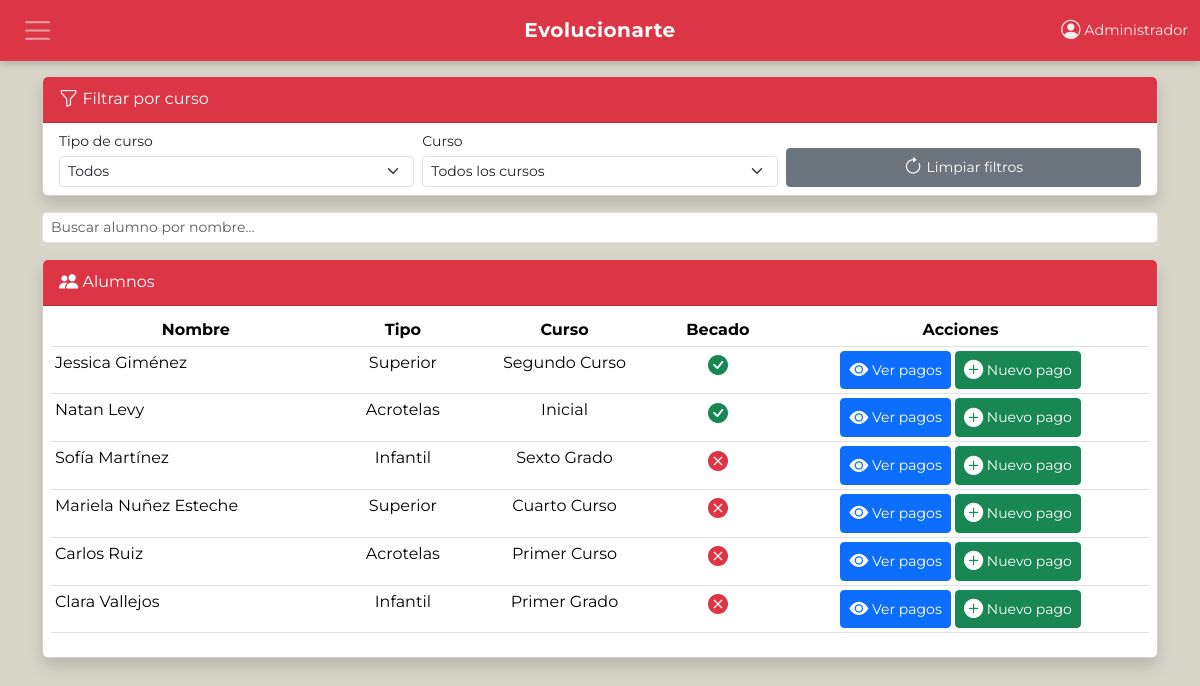
Screenshot of /secciones/pagos.php (signed in) with the database file from the repository.
### tables this page shows
CREATE TABLE IF NOT EXISTS `alumnos` (
  `id_alumno` INT NOT NULL AUTO_INCREMENT,
  `nombre` VARCHAR(100) NOT NULL,
  `apellido` VARCHAR(100) NOT NULL,
  `id_curso` INT NOT NULL,
  `anio_ingreso` YEAR NOT NULL,
  `horas_profesionales` DECIMAL(6,2) DEFAULT 0.00,
  `ci` VARCHAR(20) NOT NULL UNIQUE,
  `telefono` VARCHAR(20),
  `id_padre` INT DEFAULT NULL,
  `becado` TINYINT(1) DEFAULT 0,
  `activo` TINYINT(1) DEFAULT 1,
  `fecha_creacion` TIMESTAMP DEFAULT CURRENT_TIMESTAMP,
  PRIMARY KEY (`id_alumno`),
  FOREIGN KEY (`id_curso`) REFERENCES `cursos`(`id_curso`),
  FOREIGN KEY (`id_padre`) REFERENCES `usuarios`(`id_usuario`) ON DELETE SET NULL
);

CREATE TABLE IF NOT EXISTS `cursos` (
  `id_curso` INT NOT NULL AUTO_INCREMENT,
  `nombre` VARCHAR(100) NOT NULL,
  `tipo` ENUM('Acrotelas', 'Infantil', 'Superior') NOT NULL,
  `orden` INT NOT NULL,
  `activo` TINYINT(1) DEFAULT 1,
  PRIMARY KEY (`id_curso`)
);

### secciones/pagos.php (the view, shortened to what this page needs)
<?php
include '../includes/header.php';
include '../includes/navbar.php';
require_once '../config/db.php';
$sql = "SELECT a.*, c.nombre AS curso_nombre, c.tipo AS curso_tipo
        FROM alumnos a
        INNER JOIN cursos c ON a.id_curso = c.id_curso
        WHERE a.activo = 1";
$params = [];
$sql .= " ORDER BY a.apellido, a.nombre";
$stmt = $pdo->prepare($sql);
$stmt->execute($params);
$alumnos = $stmt->fetchAll(PDO::FETCH_ASSOC);
?>
<div class="container mt-3">
    <div class="card shadow mb-3">
        <div class="card-header bg-danger text-white py-2">
            <i class="bi bi-funnel"></i> Filtrar por curso
        </div>
        <div class="card-body py-2">
            <form method="GET" id="filtroForm">
                <div class="row g-2">
                    <div class="col-md-4 d-flex flex-column">
                        <label class="form-label mb-1 small">Tipo de curso</label>
                        <select name="tipo" id="filtroTipo" class="form-select form-select-sm" onchange="this.form.submit()">
                            <option value="">Todos</option>
                        </select>
                    </div>
                    <div class="col-md-4 d-flex flex-column">
                        <label class="form-label mb-1 small">Curso</label>
                        <select name="curso" id="filtroCurso" class="form-select form-select-sm" onchange="this.form.submit()">
                            <option value="0">Todos los cursos</option>
                        </select>
                    </div>
                    <div class="col-md-4 d-flex flex-column justify-content-end">
                        <a href="?<?= http_build_query(['tipo' => '', 'curso' => 0, 'concepto' => '']) ?>" class="btn btn-secondary btn-sm w-100">
                            <i class="bi bi-arrow-clockwise"></i> Limpiar filtros
                        </a>
                    </div>
                </div>
            </form>
        </div>
    </div>
    <div class="row g-2 mb-3">
        <div class="col-md-12">
            <input type="text" id="buscador" class="form-control form-control-sm" placeholder="Buscar alumno por nombre...">
        </div>
    </div>
    <div class="card shadow">
        <div class="card-header bg-danger text-white py-2">
            <i class="bi bi-people-fill"></i> Alumnos
        </div>
        <div class="card-body p-2">
            <?php if (empty($alumnos)): ?>
                <div class="alert alert-warning">No hay alumnos para los filtros seleccionados.</div>
            <?php else: ?>
                <div class="table-responsive">
                    <table class="table table-hover table-sm" id="tablaAlumnos">
                        <thead class="text-center">
                            <tr>
                                <th>Nombre</th>
                                <th>Tipo</th>
                                <th>Curso</th>
                                <th>Becado</th>
                                <th>Acciones</th>
                            </tr>
                        </thead>
                        <tbody>
                            <?php foreach ($alumnos as $alumno): ?>
                                <tr>
                                    <td class="nombre-alumno"><?= htmlspecialchars($alumno['nombre'] . ' ' . $alumno['apellido']) ?></td>
                                    <td class="text-center"><?= htmlspecialchars($alumno['curso_tipo']) ?></td>
                                    <td class="text-center"><?= htmlspecialchars($alumno['curso_nombre']) ?></td>
                                    <td class="text-center">
                                        <?= $alumno['becado'] ? '<i class="bi bi-check-circle-fill text-success fs-5"></i>' : '<i class="bi bi-x-circle-fill text-danger fs-5"></i>' ?>
                                    </td>
                                    <td class="text-center">
                                        <button class="btn btn-primary btn-sm" onclick="verPagos(<?= $alumno['id_alumno'] ?>)">
                                            <i class="bi bi-eye-fill"></i>
                                            <span class="d-none d-sm-inline">Ver pagos</span>
                                        </button>
                                        <button class="btn btn-success btn-sm" data-bs-toggle="modal" data-bs-target="#modalPago"
                                            onclick="cargarAlumno(<?= htmlspecialchars(json_encode([
                                                        'id_alumno' => $alumno['id_alumno'],
                                                        'nombre' => $alumno['nombre'],
                                                        'apellido' => $alumno['apellido'],
                                                        'curso_tipo' => $alumno['curso_tipo'],
                                                        'curso_nombre' => $alumno['curso_nombre'],
                                                        'id_curso' => $alumno['id_curso'],
                                                        'becado' => $alumno['becado']
                                                    ])) ?>)">
                                            <i class="bi bi-plus-circle-fill"></i>
                                            <span class="d-none d-sm-inline">Nuevo pago</span>
                                        </button>
                                    </td>
                                </tr>
                            <?php endforeach; ?>
                        </tbody>
                    </table>
                </div>
            <?php endif; ?>
        </div>
    </div>
</div>
<?php include '../includes/footer.php'; ?>

### includes/header.php (style rules this page uses)
* { font-family: "Montserrat", sans-serif; }
body { background-color: #d8d5c9; padding-top: 60px; padding-bottom: 30px; }
.bi { display: inline-block; font-size: 1.2rem; vertical-align: -0.125em; }

### rows the page displays
alumnos: nombre+apellido "Jessica Giménez", id_curso.tipo "Superior", id_curso.nombre "Segundo Curso", becado 1 (drawn)
alumnos: nombre+apellido "Natan Levy", id_curso.tipo "Acrotelas", id_curso.nombre "Inicial", becado 1 (drawn)
alumnos: nombre+apellido "Sofía Martínez", id_curso.tipo "Infantil", id_curso.nombre "Sexto Grado", becado 0 (drawn)
alumnos: nombre+apellido "Mariela Nuñez Esteche", id_curso.tipo "Superior", id_curso.nombre "Cuarto Curso", becado 0 (drawn)
alumnos: nombre+apellido "Carlos Ruiz", id_curso.tipo "Acrotelas", id_curso.nombre "Primer Curso", becado 0 (drawn)
alumnos: nombre+apellido "Clara Vallejos", id_curso.tipo "Infantil", id_curso.nombre "Primer Grado", becado 0 (drawn)

### other values shown
$_SESSION['nombre_completo'] "Administrador"
